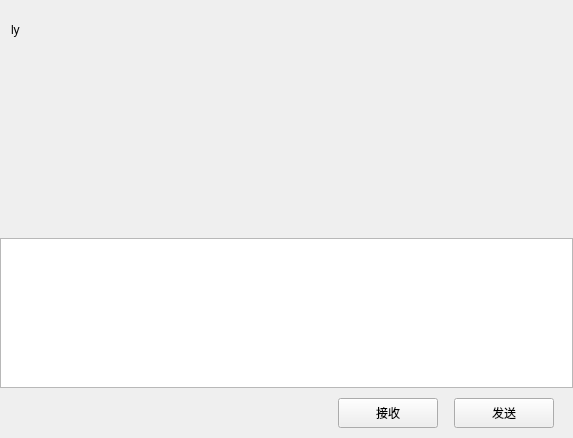
<?xml version="1.0" encoding="UTF-8"?>
<ui version="4.0">
 <class>ChatPage</class>
 <widget class="QWidget" name="ChatPage">
  <property name="geometry">
   <rect>
    <x>0</x>
    <y>0</y>
    <width>573</width>
    <height>438</height>
   </rect>
  </property>
  <property name="windowTitle">
   <string>Form</string>
  </property>
  <layout class="QVBoxLayout" name="verticalLayout">
   <property name="spacing">
    <number>0</number>
   </property>
   <property name="leftMargin">
    <number>0</number>
   </property>
   <property name="topMargin">
    <number>0</number>
   </property>
   <property name="rightMargin">
    <number>0</number>
   </property>
   <property name="bottomMargin">
    <number>0</number>
   </property>
   <item>
    <widget class="QWidget" name="chat_data_wid" native="true">
     <layout class="QVBoxLayout" name="verticalLayout_4">
      <property name="spacing">
       <number>0</number>
      </property>
      <property name="leftMargin">
       <number>0</number>
      </property>
      <property name="topMargin">
       <number>0</number>
      </property>
      <property name="rightMargin">
       <number>0</number>
      </property>
      <property name="bottomMargin">
       <number>0</number>
      </property>
      <item>
       <widget class="QWidget" name="title_wid" native="true">
        <property name="minimumSize">
         <size>
          <width>0</width>
          <height>60</height>
         </size>
        </property>
        <property name="maximumSize">
         <size>
          <width>16777215</width>
          <height>60</height>
         </size>
        </property>
        <layout class="QVBoxLayout" name="verticalLayout_6">
         <property name="topMargin">
          <number>2</number>
         </property>
         <property name="rightMargin">
          <number>2</number>
         </property>
         <property name="bottomMargin">
          <number>2</number>
         </property>
         <item>
          <widget class="QWidget" name="widget_3" native="true">
           <property name="maximumSize">
            <size>
             <width>16777215</width>
             <height>50</height>
            </size>
           </property>
           <layout class="QHBoxLayout" name="horizontalLayout_6">
            <property name="leftMargin">
             <number>2</number>
            </property>
            <property name="topMargin">
             <number>2</number>
            </property>
            <property name="rightMargin">
             <number>2</number>
            </property>
            <property name="bottomMargin">
             <number>2</number>
            </property>
            <item>
             <widget class="QLabel" name="title_lb">
              <property name="minimumSize">
               <size>
                <width>0</width>
                <height>0</height>
               </size>
              </property>
              <property name="text">
               <string>ly</string>
              </property>
             </widget>
            </item>
           </layout>
          </widget>
         </item>
        </layout>
       </widget>
      </item>
      <item>
       <widget class="ChatView" name="chat_data_list" native="true"/>
      </item>
      <item>
       <widget class="QWidget" name="tool_wid" native="true">
        <property name="maximumSize">
         <size>
          <width>16777215</width>
          <height>50</height>
         </size>
        </property>
        <layout class="QHBoxLayout" name="horizontalLayout_7">
         <property name="spacing">
          <number>7</number>
         </property>
         <property name="leftMargin">
          <number>2</number>
         </property>
         <property name="topMargin">
          <number>2</number>
         </property>
         <property name="rightMargin">
          <number>2</number>
         </property>
         <property name="bottomMargin">
          <number>2</number>
         </property>
         <item>
          <spacer name="horizontalSpacer_8">
           <property name="orientation">
            <enum>Qt::Horizontal</enum>
           </property>
           <property name="sizeType">
            <enum>QSizePolicy::Fixed</enum>
           </property>
           <property name="sizeHint" stdset="0">
            <size>
             <width>5</width>
             <height>20</height>
            </size>
           </property>
          </spacer>
         </item>
         <item>
          <widget class="ClickedLabel" name="file_lb">
           <property name="minimumSize">
            <size>
             <width>25</width>
             <height>25</height>
            </size>
           </property>
           <property name="maximumSize">
            <size>
             <width>25</width>
             <height>25</height>
            </size>
           </property>
           <property name="text">
            <string/>
           </property>
          </widget>
         </item>
         <item>
          <spacer name="horizontalSpacer_9">
           <property name="orientation">
            <enum>Qt::Horizontal</enum>
           </property>
           <property name="sizeType">
            <enum>QSizePolicy::Fixed</enum>
           </property>
           <property name="sizeHint" stdset="0">
            <size>
             <width>5</width>
             <height>20</height>
            </size>
           </property>
          </spacer>
         </item>
         <item>
          <widget class="ClickedLabel" name="emo_lb">
           <property name="minimumSize">
            <size>
             <width>25</width>
             <height>25</height>
            </size>
           </property>
           <property name="maximumSize">
            <size>
             <width>25</width>
             <height>25</height>
            </size>
           </property>
           <property name="text">
            <string/>
           </property>
          </widget>
         </item>
         <item>
          <spacer name="horizontalSpacer_10">
           <property name="orientation">
            <enum>Qt::Horizontal</enum>
           </property>
           <property name="sizeHint" stdset="0">
            <size>
             <width>40</width>
             <height>20</height>
            </size>
           </property>
          </spacer>
         </item>
        </layout>
       </widget>
      </item>
      <item>
       <widget class="MessageTextEdit" name="chat_edit">
        <property name="minimumSize">
         <size>
          <width>0</width>
          <height>150</height>
         </size>
        </property>
        <property name="maximumSize">
         <size>
          <width>16777215</width>
          <height>150</height>
         </size>
        </property>
       </widget>
      </item>
      <item>
       <widget class="QWidget" name="send_wid" native="true">
        <property name="minimumSize">
         <size>
          <width>0</width>
          <height>50</height>
         </size>
        </property>
        <property name="maximumSize">
         <size>
          <width>16777215</width>
          <height>50</height>
         </size>
        </property>
        <layout class="QHBoxLayout" name="horizontalLayout_8">
         <property name="topMargin">
          <number>2</number>
         </property>
         <property name="bottomMargin">
          <number>2</number>
         </property>
         <item>
          <spacer name="horizontalSpacer_11">
           <property name="orientation">
            <enum>Qt::Horizontal</enum>
           </property>
           <property name="sizeHint" stdset="0">
            <size>
             <width>40</width>
             <height>20</height>
            </size>
           </property>
          </spacer>
         </item>
         <item>
          <widget class="ClickedBtn" name="receive_btn">
           <property name="minimumSize">
            <size>
             <width>100</width>
             <height>30</height>
            </size>
           </property>
           <property name="maximumSize">
            <size>
             <width>100</width>
             <height>30</height>
            </size>
           </property>
           <property name="text">
            <string>接收</string>
           </property>
          </widget>
         </item>
         <item>
          <spacer name="horizontalSpacer_12">
           <property name="orientation">
            <enum>Qt::Horizontal</enum>
           </property>
           <property name="sizeType">
            <enum>QSizePolicy::Fixed</enum>
           </property>
           <property name="sizeHint" stdset="0">
            <size>
             <width>10</width>
             <height>20</height>
            </size>
           </property>
          </spacer>
         </item>
         <item>
          <widget class="ClickedBtn" name="send_btn">
           <property name="minimumSize">
            <size>
             <width>100</width>
             <height>30</height>
            </size>
           </property>
           <property name="maximumSize">
            <size>
             <width>100</width>
             <height>30</height>
            </size>
           </property>
           <property name="text">
            <string>发送</string>
           </property>
          </widget>
         </item>
         <item>
          <spacer name="horizontalSpacer_13">
           <property name="orientation">
            <enum>Qt::Horizontal</enum>
           </property>
           <property name="sizeType">
            <enum>QSizePolicy::Fixed</enum>
           </property>
           <property name="sizeHint" stdset="0">
            <size>
             <width>10</width>
             <height>20</height>
            </size>
           </property>
          </spacer>
         </item>
        </layout>
       </widget>
      </item>
     </layout>
    </widget>
   </item>
  </layout>
 </widget>
 <customwidgets>
  <customwidget>
   <class>ClickedLabel</class>
   <extends>QLabel</extends>
   <header location="global">clickedlabel.h</header>
  </customwidget>
  <customwidget>
   <class>ClickedBtn</class>
   <extends>QPushButton</extends>
   <header location="global">clickedbtn.h</header>
  </customwidget>
  <customwidget>
   <class>ChatView</class>
   <extends>QWidget</extends>
   <header location="global">chatview.h</header>
   <container>1</container>
  </customwidget>
  <customwidget>
   <class>MessageTextEdit</class>
   <extends>QTextEdit</extends>
   <header location="global">messagetextedit.h</header>
  </customwidget>
 </customwidgets>
 <resources/>
 <connections/>
</ui>
